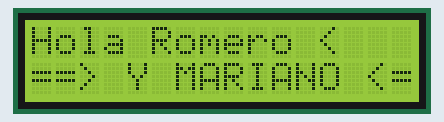
A sketch run on a simulated Arduino Uno, built with avr-gcc and run on an emulated ATmega328P. On the bench: 16×2 character LCD.

Above: at 0.1 s.
At 0.6 s:
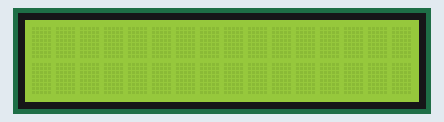

The sketch:

HolaMundo.ino
```cpp
/*
                MODIFICADO POR  :{==[=======>>>> ELECTROALL <<<<<=======]==}
                FACEBOOK        : https://web.facebook.com/ELECTROALL.ELECTRONICA/?_rdc=1&_rdr
                PÁGINA WEB      : http://che-charls-electroall.webnode.es/
                TWITTER         : https://twitter.com/ChCharlsELECTRO
                YOUTUBE         : https://www.youtube.com/c/ELECTROALL
                INSTAGRAM       : https://www.instagram.com/_electroall_/
           ___________________________________________________________________

           *** {==[=======> (MANEJO DEL I2C CON PANTALLA LCD) <=======]==}  ***
           ___________________________________________________________________
*/
/*
 Board I2C / TWI pins
Uno       =   A4 (SDA), A5 (SCL)
Mega2560  =   20 (SDA), 21 (SCL)
Leonardo  =   2 (SDA), 3 (SCL)
Due       =   20 (SDA), 21 (SCL), SDA1, SCL1

esta configuracion de estos pines se encuentran dentro de la librería "wire" mas info: https://www.arduino.cc/en/Reference/Wire
 */

#include <LiquidCrystal_I2C.h> //DESCARGAR LIBRERÍA:https://github.com/ELECTROALL/Codigos-arduino/blob/master/LiquidCrystal_I2C.zip

LiquidCrystal_I2C lcd(0x27,16,2); // si no te sale con esta direccion  puedes usar (0x3f,16,2) || (0x27,16,2)  ||(0x20,16,2)

void setup() {
  lcd.init();
  lcd.backlight();
  lcd.setCursor (0,0);
  lcd.print("Hola Romero <");
 lcd.setCursor(0,1);
  lcd.print("==> Y MARIANO <==");
}

void loop() {

  lcd.display();
  delay(500);
  lcd.noDisplay();
  delay(500);
  // lcd.clear();
}
```

Measured:
- what the display in image 1 shows lasts 0.5 s, from 0.6 s to 1.1 s
